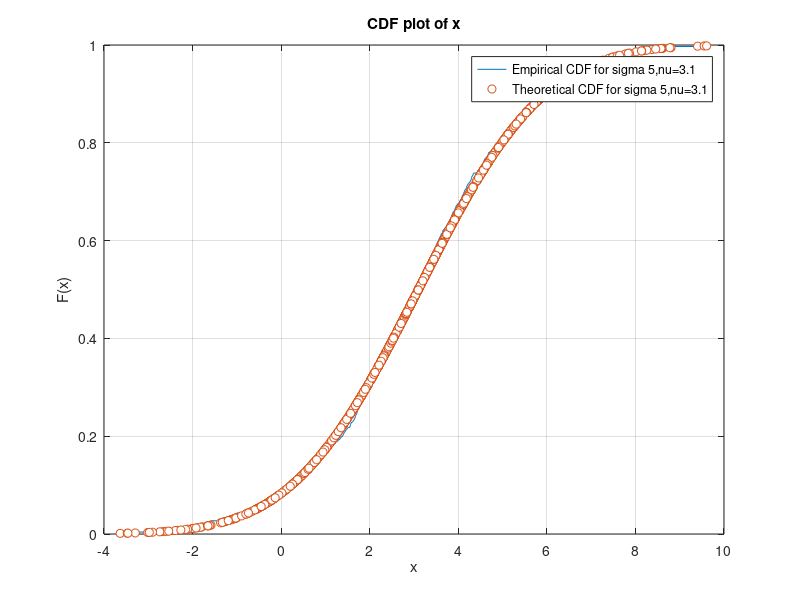
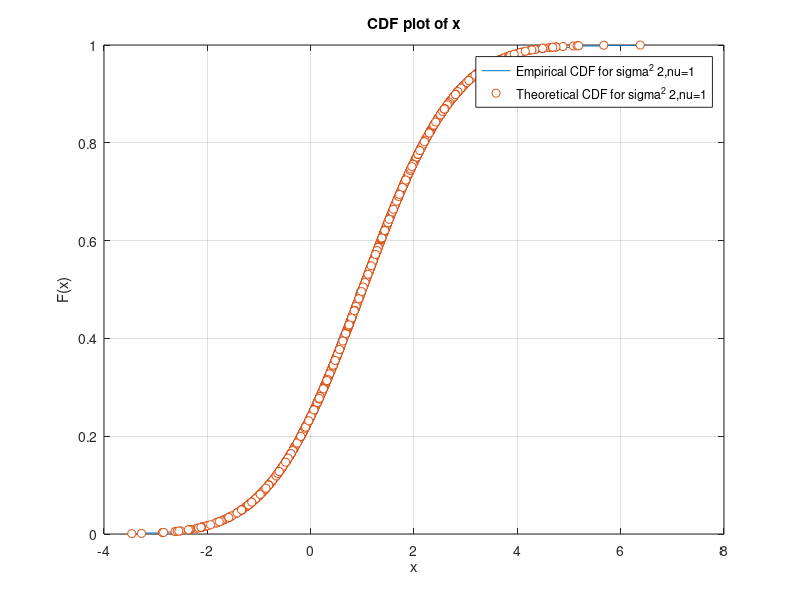
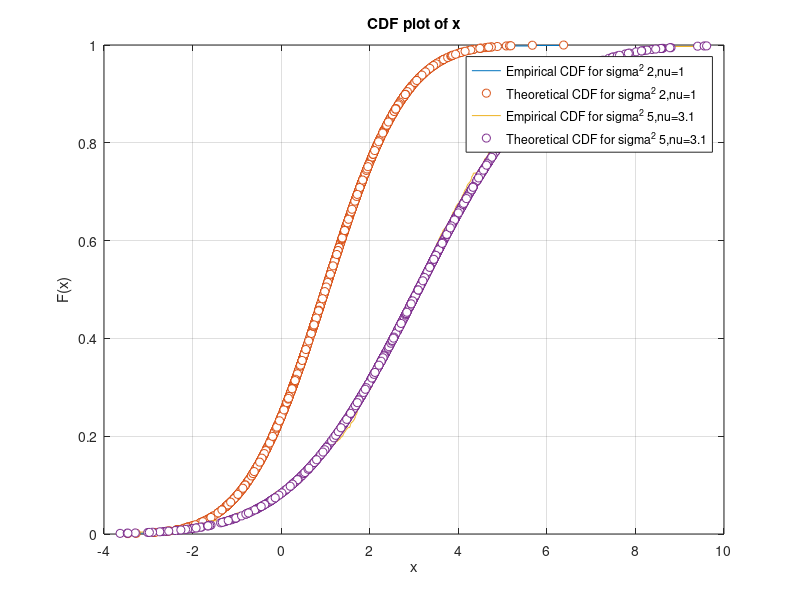
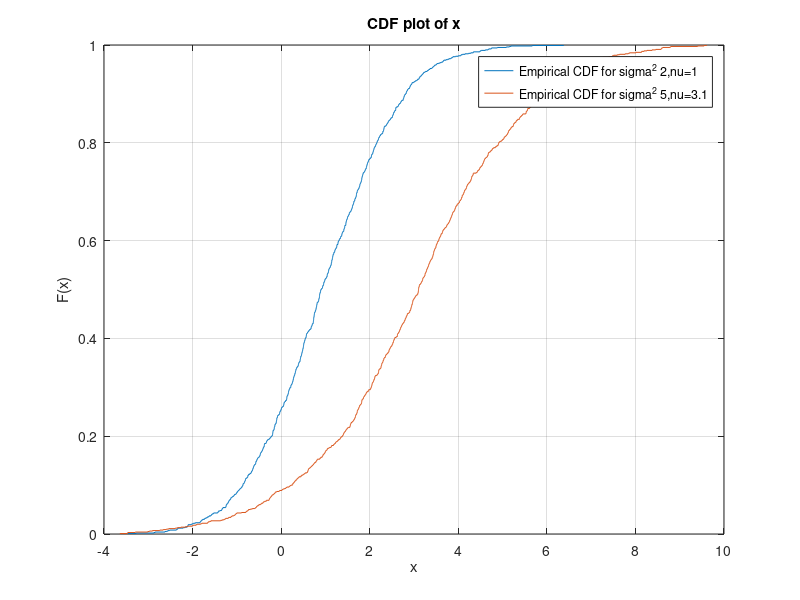

The MATLAB source for these figures, in order:
sigma=sqrt(5);
nu=3.1;
norm_r= sigma*randn(1,1000)+nu;    

mean_norm=mean(norm_r);
var_norm=var(norm_r);
format long
fun= @(x)exp((-power(x-nu,2)/(2*5)));
for i=1:1000
  norm_cdf(i)=(1/(sigma*sqrt(2*pi)))*integral(fun,-inf,norm_r(i));
end
figure(1)
cdfplot(norm_r);
hold on
plot(norm_r,norm_cdf,'o','MarkerFaceColor','w')
legend('Empirical CDF for sigma 5,nu=3.1','Theoretical CDF for sigma 5,nu=3.1')

sigma2=sqrt(2);
nu2=1;
norm_r2= sigma2*randn(1,1000)+nu2;    

mean_norm2=mean(norm_r2);
var_norm2=var(norm_r2);
format long
fun2= @(x)exp((-power(x-nu2,2)/(2*2)));
for i=1:1000
  norm_cdf2(i)=(1/(sigma2*sqrt(2*pi)))*integral(fun2,-inf,norm_r2(i));
end;
figure(2)
cdfplot(norm_r2);
hold on
plot(norm_r2,norm_cdf2,'o','MarkerFaceColor','w')
legend('Empirical CDF for sigma^2 2,nu=1','Theoretical CDF for sigma^2 2,nu=1')


figure(3)
cdfplot(norm_r2);
hold on
plot(norm_r2,norm_cdf2,'o','MarkerFaceColor','w')
hold on
cdfplot(norm_r);
hold on
plot(norm_r,norm_cdf,'o','MarkerFaceColor','w')
legend('Empirical CDF for sigma^2 2,nu=1','Theoretical CDF for sigma^2 2,nu=1','Empirical CDF for sigma^2 5,nu=3.1','Theoretical CDF for sigma^2 5,nu=3.1')

figure(4)
cdfplot(norm_r2);
hold on
cdfplot(norm_r);
legend('Empirical CDF for sigma^2 2,nu=1','Empirical CDF for sigma^2 5,nu=3.1')

figure(5)
plot(norm_r2,norm_cdf2,'o','MarkerFaceColor','w')
hold on
plot(norm_r,norm_cdf,'o','MarkerFaceColor','w')
legend('Theoretical CDF for sigma^2 2,nu=1','Theoretical CDF for sigma^2 5,nu=3.1')

